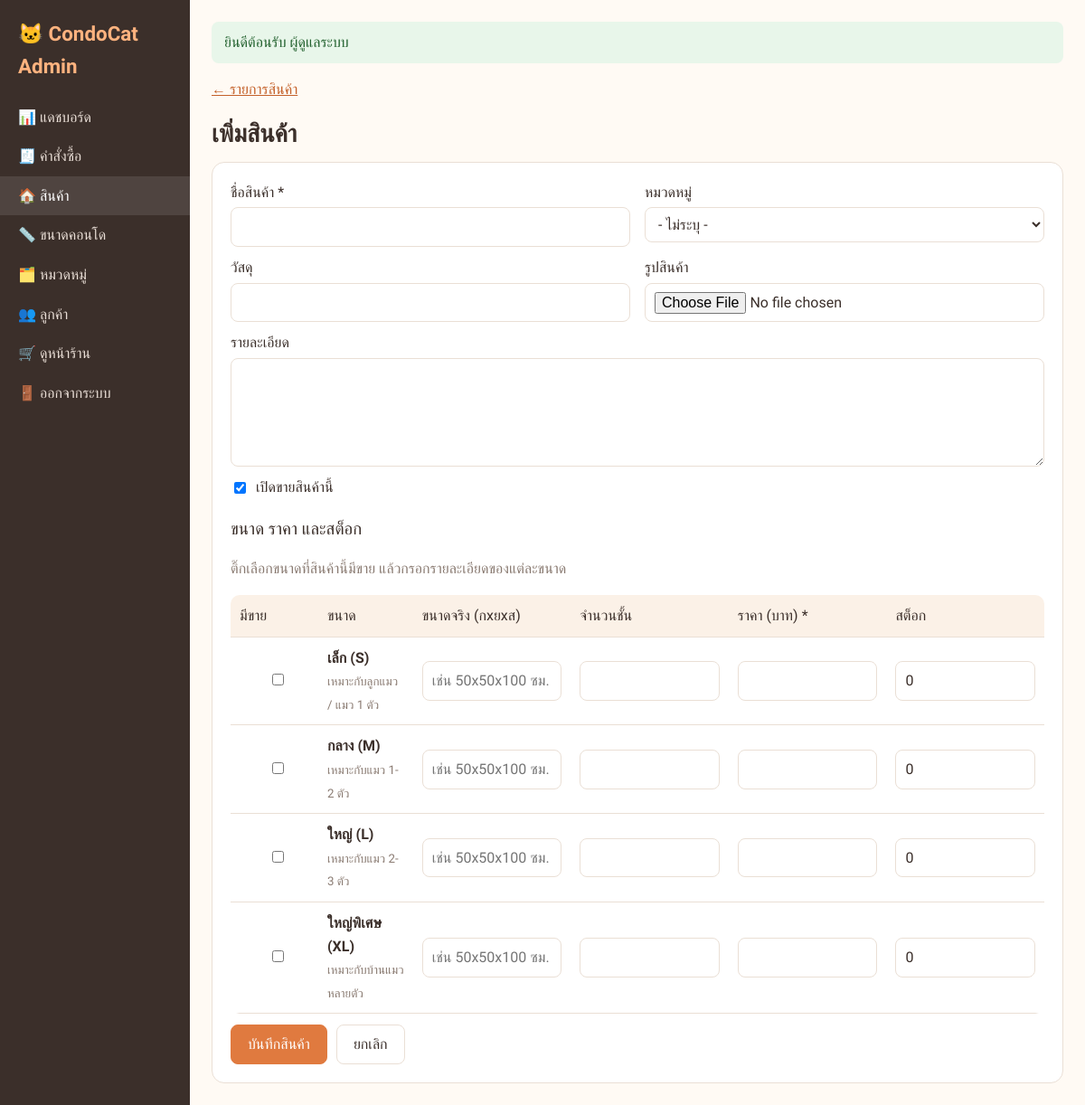
Page /admin/product_form.php (signed in) on the committed database.
### tables this page shows
CREATE TABLE sizes (
  id INT AUTO_INCREMENT PRIMARY KEY,
  code VARCHAR(10) NOT NULL UNIQUE,
  name VARCHAR(50) NOT NULL,
  detail VARCHAR(255) DEFAULT NULL,
  sort_order INT NOT NULL DEFAULT 0
);

### config.php (called while the page is built, shortened)
<?php
function e($s): string { return htmlspecialchars((string)$s, ENT_QUOTES, 'UTF-8'); }

### admin/product_form.php (the view, shortened to what this page needs)
<?php
require __DIR__ . '/../config.php';
$id = (int)($_GET['id'] ?? 0);
$product = ['name' => '', 'description' => '', 'material' => '', 'category_id' => null, 'image' => null, 'is_active' => 1];
$variants = [];
$sizes = $pdo->query('SELECT * FROM sizes ORDER BY sort_order')->fetchAll();
$title = $id ? 'แก้ไขสินค้า' : 'เพิ่มสินค้า';
include __DIR__ . '/_header.php';
?>
<p><a href="products.php">← รายการสินค้า</a></p>
<h1><?= $title ?></h1>
<form method="post" enctype="multipart/form-data" class="panel">
  <div class="form-grid">
    <label>ชื่อสินค้า * <input name="name" required value="<?= e($product['name']) ?>"></label>
    <label>หมวดหมู่
      <select name="category_id">
        <option value="">- ไม่ระบุ -</option>
      </select>
    </label>
    <label>วัสดุ <input name="material" value="<?= e($product['material']) ?>"></label>
    <label>รูปสินค้า <input type="file" name="image" accept="image/*"></label>
  </div>
  <label>รายละเอียด <textarea name="description" rows="4"><?= e($product['description']) ?></textarea></label>
  <label class="inline"><input type="checkbox" name="is_active" <?= $product['is_active'] ? 'checked' : '' ?>> เปิดขายสินค้านี้</label>
  <h3>ขนาด ราคา และสต็อก</h3>
  <p class="muted">ติ๊กเลือกขนาดที่สินค้านี้มีขาย แล้วกรอกรายละเอียดของแต่ละขนาด</p>
  <div class="table-wrap">
  <table class="table variant-table">
    <tr><th>มีขาย</th><th>ขนาด</th><th>ขนาดจริง (กxยxส)</th><th>จำนวนชั้น</th><th>ราคา (บาท) *</th><th>สต็อก</th></tr>
    <?php foreach ($sizes as $s): $v = $variants[$s['id']] ?? null; ?>
      <tr>
        <td><input type="checkbox" name="v[<?= $s['id'] ?>][on]" value="1" <?= $v ? 'checked' : '' ?>></td>
        <td><b><?= e($s['name']) ?></b><br><small class="muted"><?= e($s['detail']) ?></small></td>
        <td><input name="v[<?= $s['id'] ?>][dimension]" value="<?= e($v['dimension'] ?? '') ?>" placeholder="เช่น 50x50x100 ซม."></td>
        <td><input type="number" min="1" name="v[<?= $s['id'] ?>][levels]" value="<?= e($v['levels'] ?? '') ?>"></td>
        <td><input type="number" min="1" step="0.01" name="v[<?= $s['id'] ?>][price]" value="<?= e($v['price'] ?? '') ?>"></td>
        <td><input type="number" min="0" name="v[<?= $s['id'] ?>][stock]" value="<?= e($v['stock'] ?? 0) ?>"></td>
      </tr>
    <?php endforeach; ?>
  </table>
  </div>
  <div class="row"><button class="btn btn-primary">บันทึกสินค้า</button><a class="btn" href="products.php">ยกเลิก</a></div>
</form>
<?php include __DIR__ . '/_footer.php'; ?>

### assets/style.css (style rules this page uses)
:root { --primary: #e07a3f; --primary-dark: #c4612a; --bg: #fffaf4; --card: #ffffff; --text: #3b2f2a; --muted: #8a7b72; --border: #eadfd5; --danger: #d64545; }
* { box-sizing: border-box; }
body { margin: 0; font-family: 'Prompt', sans-serif; background: var(--bg); color: var(--text); line-height: 1.6; }
a { color: var(--primary-dark); }
h1 { font-weight: 600; font-size: 1.7rem; margin: .3em 0; }
h3 { font-weight: 500; margin: 1em 0 .5em; }
.muted { color: var(--muted); }
.btn { display: inline-block; padding: 8px 18px; border: 1px solid var(--border); background: var(--card); color: var(--text); border-radius: 8px; cursor: pointer; font: inherit; text-decoration: none; }
.btn-primary { background: var(--primary); color: #fff; border-color: var(--primary); }
input, select, textarea { font: inherit; padding: 8px 10px; border: 1px solid var(--border); border-radius: 8px; background: #fff; color: var(--text); max-width: 100%; }
label { display: block; margin-bottom: 10px; }
label > input:not([type=radio]):not([type=checkbox]), label > textarea, label > select { display: block; width: 100%; margin-top: 4px; }
label.inline { display: flex; gap: 8px; align-items: center; }
.row { display: flex; gap: 10px; align-items: center; flex-wrap: wrap; margin-top: 12px; }
.table-wrap { overflow-x: auto; }
.table { width: 100%; border-collapse: collapse; background: var(--card); border-radius: 10px; overflow: hidden; }
.table th, .table td { padding: 10px; border-bottom: 1px solid var(--border); text-align: left; vertical-align: middle; }
.table th { background: #fbf1e7; font-weight: 500; }
.panel { background: var(--card); border: 1px solid var(--border); border-radius: 14px; padding: 20px; }
.form-grid { display: grid; grid-template-columns: 1fr 1fr; gap: 0 16px; }
.variant-table input { width: 100%; min-width: 70px; }

### rows in the picture
sizes: name "เล็ก (S)", detail "เหมาะกับลูกแมว / แมว 1 ตัว", id "เช่น 50x50x100 ซม.", stock "0"
sizes: name "กลาง (M)", detail "เหมาะกับแมว 1-2 ตัว", stock "0"
sizes: name "ใหญ่ (L)", detail "เหมาะกับแมว 2-3 ตัว", stock "0"
sizes: name "ใหญ่พิเศษ (XL)", detail "เหมาะกับบ้านแมวหลายตัว", stock "0"

### other values in the picture
SHOP_NAME "CondoCat"
$label "📊 แดชบอร์ด"
$label "🧾 คำสั่งซื้อ"
$label "🏠 สินค้า"
$label "📏 ขนาดคอนโด"
$label "🗂️ หมวดหมู่"
$label "👥 ลูกค้า"
$f[0] "ยินดีต้อนรับ ผู้ดูแลระบบ"
$title "เพิ่มสินค้า"
